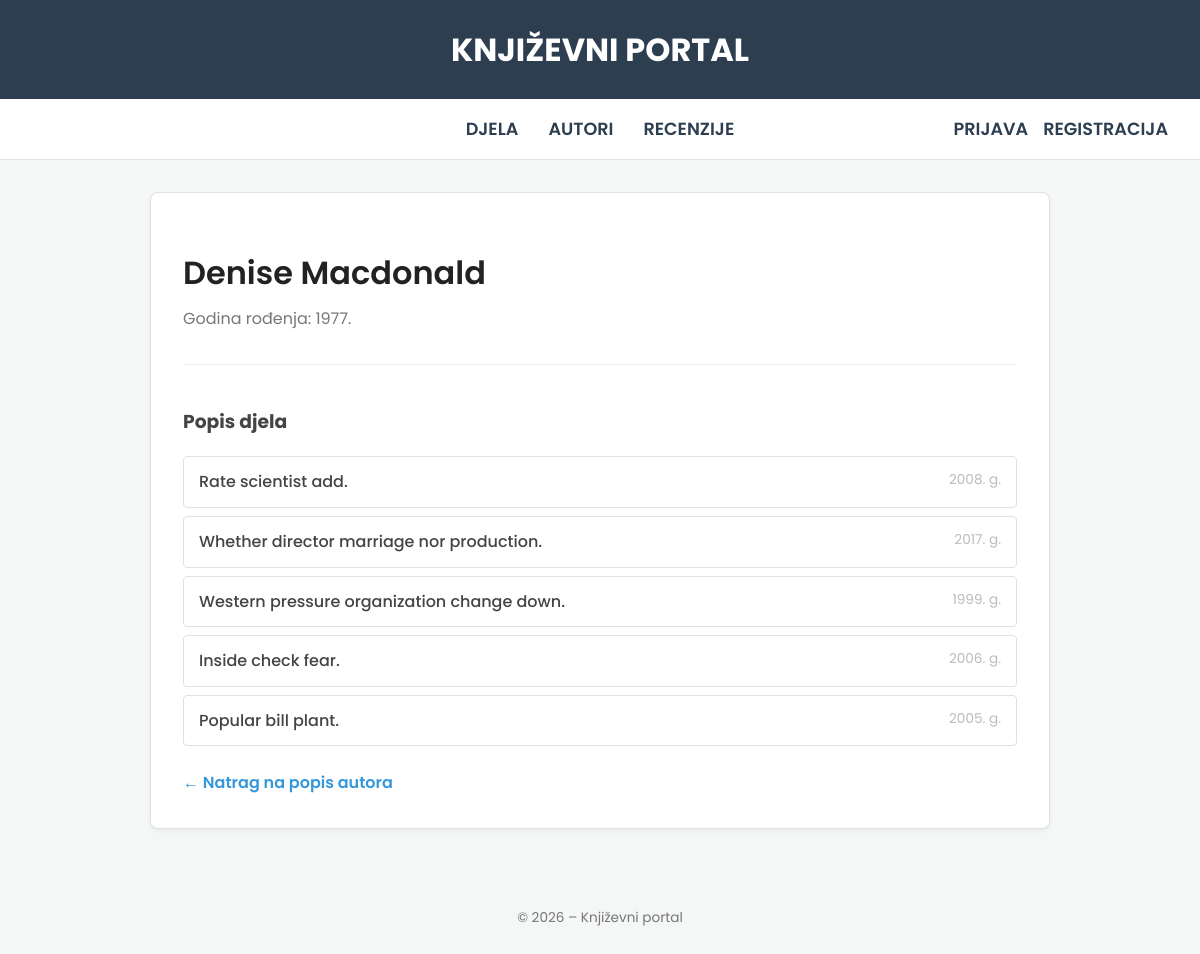
/knjige/autori/71/, run on the app's committed database.
### BookReview/models.py (models this page shows, shortened)
class Autor(models.Model):
    ime = models.CharField(max_length=100)
    prezime = models.CharField(max_length=100)
    godina_rodenja = models.IntegerField()

class Djelo(models.Model):
    naslov = models.CharField(max_length=200)
    opis = models.TextField()
    godina_izdanja = models.IntegerField()
    autor = models.ForeignKey(Autor, on_delete=models.CASCADE)
    dodao = models.ForeignKey(User, on_delete=models.CASCADE)
    datum_dodavanja = models.DateTimeField(auto_now_add=True)

### BookReview/views.py (the view)
# urls.py: path('autori/<int:pk>/', views.AutorDetailView.as_view(), name='autor-detail'),
class AutorDetailView(DetailView):
    model = Autor
    template_name = "knjige/autor_detail.html"
    context_object_name = "autor"

### templates/knjige/autor_detail.html
{% extends 'base.html' %}
{% block content %}
<div class="card">
    <h1 style="margin-bottom: 0.5rem; font-weight: 600; color: #222;">{{ autor.ime }} {{ autor.prezime }}</h1>
    <p style="margin-top: 0; color: #777;">Godina rođenja: {{ autor.godina_rodenja }}.</p>
    <div style="margin-top: 2rem; border-top: 1px solid #eee; padding-top: 1.5rem;">
        <h3 style="margin-bottom: 1.2rem; color: #444;">Popis djela</h3>
        <div class="list-container">
            {% for djelo in autor.djelo_set.all %}
                <a href="{% url 'djelo-detail' djelo.id %}" class="item-link">
                    <span class="naslov">{{ djelo.naslov }}</span>
                    <span style="float: right; color: #bbb; font-size: 0.85rem;">{{ djelo.godina_izdanja }}. g.</span>
                </a>
            {% empty %}
                <p style="color: #999;">Nema dostupnih djela za ovog autora.</p>
            {% endfor %}
        </div>
    </div>
    <a href="{% url 'autor-list' %}" class="btn-back">← Natrag na popis autora</a>
</div>
{% endblock %}

### templates/base.html (style rules this page uses)
:root { --primary: #2c3e50; --secondary: #3498db; --light: #f8f9fa; --text: #333; --border: #dee2e6; }
body { font-family: 'Poppins', sans-serif; background-color: #f4f7f6; margin: 0; color: var(--text); line-height: 1.6; }
.card { background: white; padding: 2rem; border-radius: 8px; border: 1px solid var(--border); box-shadow: 0 2px 4px rgba(0,0,0,0.05); }
.list-container { display: flex; flex-direction: column; gap: 0.5rem; }
.item-link { display: block; padding: 12px 15px; background: #ffffff; border: 1px solid #e0e0e0; text-decoration: none; color: #444; font-weight: 400; border-radius: 4px; transition: all 0.2s ease; }
.item-link span.naslov { font-weight: 500; }
.btn-back { display: inline-block; margin-top: 1.5rem; color: var(--secondary); text-decoration: none; font-weight: 600; }

### data on the page
Autor: ime "Denise", prezime "Macdonald", godina_rodenja "1977"
Djelo: naslov "Rate scientist add.", godina_izdanja "2008"
Djelo: naslov "Whether director marriage nor production.", godina_izdanja "2017"
Djelo: naslov "Western pressure organization change down.", godina_izdanja "1999"
Djelo: naslov "Inside check fear.", godina_izdanja "2006"
Djelo: naslov "Popular bill plant.", godina_izdanja "2005"
